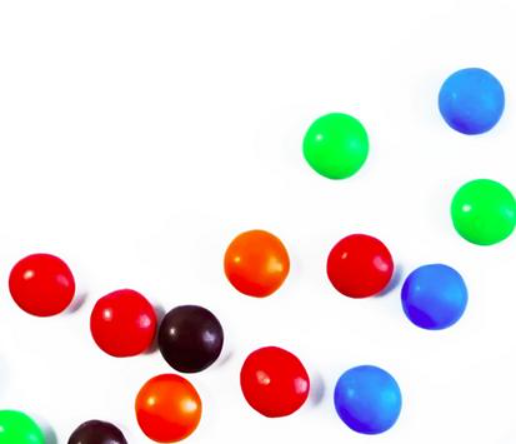
#> input picture Boundary Tracing & Hough Transform/smarties.png, 516 x 444 px; the run also reads 1 picture not shown here
$ jupyter execute 'CV Boundry Task.ipynb'
#> lines starting #> are read from the running program, lines starting #| are printed output that depends on the picture; after the words box and inside, x2 and y2 are one past the last pixel; in counts of white or black regions, pixels touching at a corner belong together
#> in hough_transform, img is the input picture: shape (444, 516, 3); mean B, G, R 219, 220.3, 228.7
#> in hough_transform, `gray = cv2.cvtColor(img, cv2.COLOR_BGR2GRAY)`:
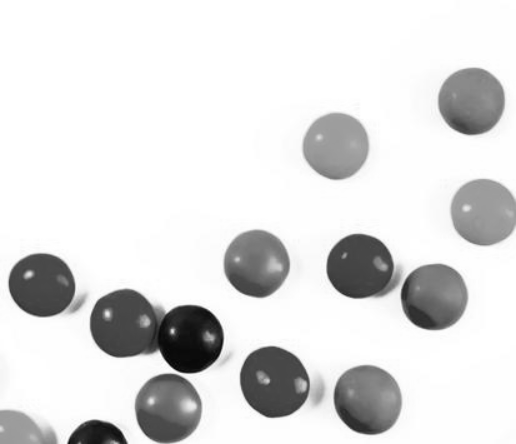
#> gray: shape (444, 516); min 4, max 255, mean 222.6
#> in hough_transform, `circles = cv2.HoughCircles(gray, cv2.HOUGH_GRADIENT, dp = 1, minDist =..`: circles = [[359.5, 266.5, 33.1], [335.5, 145.5, 32.7], [434.5, 296.5, 33.3], [470.5, 101.5, 33.8], [167.5, 407.5, 33.7], [124.5, 323.5, 35.1], [484.5, 211.5, 33.6], [255.5, 263.5, 33.1], [188.5, 338.5, 33.8], [367.5, 398.5, 33.5], [275.5, 379.5, 35.8], [42.5, 282.5, 33.5]]
#> in hough_transform, `detected_circles = np.uint16(np.around(circles))`: detected_circles = [[360, 266, 33], [336, 146, 33], [434, 296, 33], [470, 102, 34], [168, 408, 34], [124, 324, 35], [484, 212, 34], [256, 264, 33], [188, 338, 34], [368, 398, 34], [276, 380, 36], [42, 282, 34]]
#> the loop in hough_transform, `for(x, y, r) in detected_circles[0, :]:` made 12 passes
#> after the loop in hough_transform, `for(x, y, r) in detected_circles[0, :]:`:
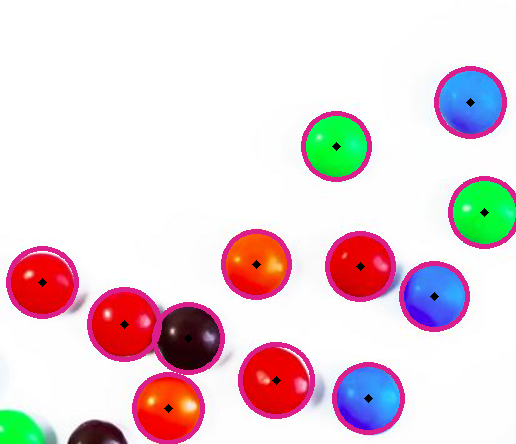
#> output: shape (444, 516, 3); 5.64% of pixels changed, all inside (x1, y1, x2, y2) = (6, 66, 516, 444)
## Authors of this A R T  :smiley:

| Name                    | Is he cool enough ?? |
|-------------------------|----------------------|
| **Mohammed El-Bushnaq** | INDEEEED             |
| Ahmed Mostafa           | NO.                  |
| Abdel-Khalek El-Fakeh   | NO.                  |
| Abdullah Shazly         | NO.                  |
| Tarek Salah             | NO.                  |

# Importing the Libraries

[cell 1]
import cv2
import numpy as np
import matplotlib.pyplot as plt

### Implementation of Boundary Tracing (cv2 is not used :))) )

[cell 2]
def binarize(name):
#> called with name = 'hough circles.jpg'
    im = cv2.imread(name)
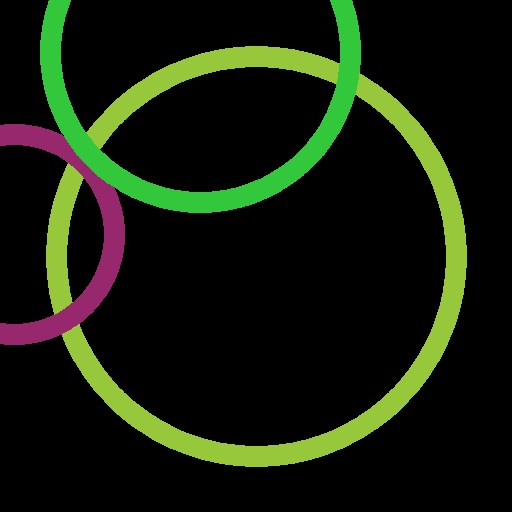
#> input picture Boundary Tracing & Hough Transform/hough circles.jpg, 512 x 512 px
#> im is the input picture: shape (512, 512, 3); mean B, G, R 11.7, 29.2, 20.7
    im = cv2.cvtColor(im, cv2.COLOR_BGR2RGB)
    im_gray = cv2.cvtColor(im, cv2.COLOR_BGR2GRAY)

    img_blur = cv2.GaussianBlur(im_gray, (7, 7), sigmaX=0, sigmaY=0)
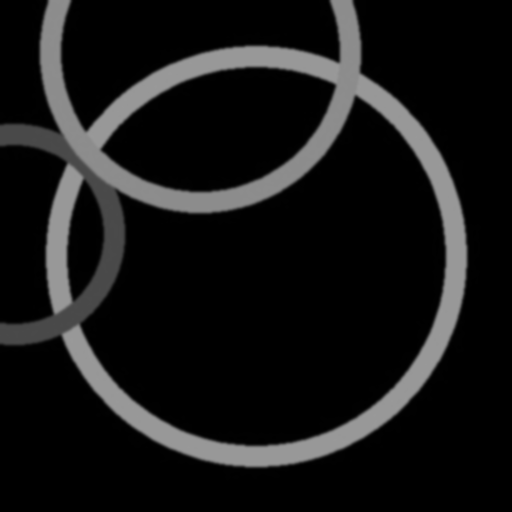
#> img_blur: shape (512, 512); min 0, max 153, mean 23
    edges = cv2.Canny(image=img_blur, threshold1=100, threshold2=200)
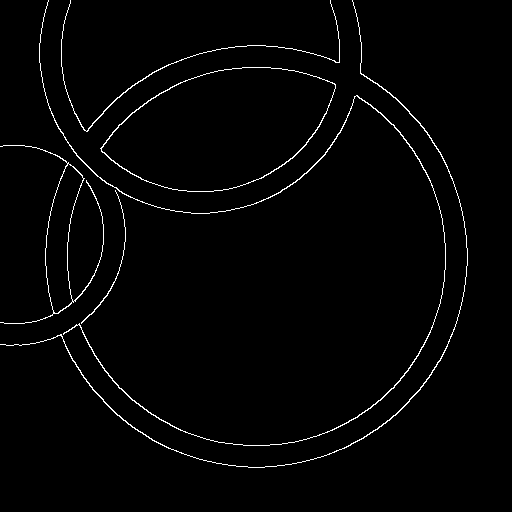
#> edges: shape (512, 512); 1.8% white in thin lines or dots, all inside (x1, y1, x2, y2) = (0, 0, 468, 468)
    type(edges)
    test = edges
    plt.subplot(1, 2, 1)
    plt.imshow(edges, cmap=plt.get_cmap('gray'))
    plt.title('Binary Image')
    return edges


def detectedges(binaryimage):
    edgespixels = np.where(binaryimage == 255)             #extract the edges (white pixels)  --> 2 lists (x, y coords)
#> edgespixels = 4600 positions, rows 0 to 467, columns 0 to 467
    edgespixelslis = [(edgespixels[0][i], edgespixels[1][i]) for i in range(0, len(edgespixels[0]))]
#> edgespixelslis = 4600 pairs, first value 0 to 467, second value 0 to 467
    setA = set(edgespixelslis)
#> setA = 4600 items
    dire = 7
    pn1 = None                                             #Next scanned pixel
    dirval = [(1, 0), (1, 1), (0, 1), (-1, 1), (-1, 0), (-1, -1), (0, -1), (1, -1)]
    clust = []                                             #loop over data
    clusts = []                                            #Appending after the for loop
    for pixel in setA:
        oldpixel = (0, 0)
        newpixel = (0, 0)
        pn = pixel
        while (pn != oldpixel) and (pn1 != newpixel):      #pn current scanned pixel
            clust.append(pn)
            if dire % 2 == 0:
                dire = (dire + 7) % 8
            else:
                dire = (dire + 6) % 8
            for k in range(len(dirval)):
                j = (dire + k) % 8
                try:
                    pn1 = (pn[0] + dirval[j][0], pn[1] + dirval[j][1])
                    if binaryimage[pn1] == binaryimage[pn]:       #Accessing the 2-D array
                        if oldpixel == newpixel:                  #initiale cond
                            oldpixel = pn
                            newpixel = pn1
                        pn = pn1
                        clust.append(pn)
                        break
                except:
                    pass
        clusts.append(clust)
        setB = set(clust)
        setA = setA.difference(setB)
        clust = []
#> this loop made 4600 passes
#> after the loop, clusts = 4600 items; dire = 7; setA = 0 items
    x = []
    y = []
    for ele in clusts:
        x.append(ele[0][0])
        y.append(ele[0][1])
#> this loop made 4600 passes
#> ele on passes 1 to 3: [(467, 258), (467, 257)], [(43, 339), (42, 339)], [(84, 377), (85, 378)]
#> after the loop, x = 4600 values, max 467 at index 0, min 0 at index 232, mean 226.8; y = 4600 values, max 467 at index 99, min 0 at index 201, mean 220.8
    plt.subplot(1, 2, 2)
    plt.imshow(edges1, cmap=plt.get_cmap('gray'))
    plt.scatter(y, x, s=7)

### Boundary Tracing using CV2 Libarary :

[cell 3]
# Drawing Shapes
def ImageProcessing():
    image = np.zeros((512, 512, 3), np.uint8)
    cv2.circle(image, (256,256), 200, (60,200,151), 20)
    cv2.circle(image, (14,234), 100, (110,40,151), 20)
    cv2.circle(image, (200,52), 150, (60,200,51), 20)

    plt.figure(figsize = (10,10))
    plt.imshow(image)
# [5 lines of commented-out code are left out]
    img_gray = cv2.cvtColor(image, cv2.COLOR_BGR2GRAY)

    # apply binary thresholding
    ret, thresh = cv2.threshold(img_gray, 150, 255, cv2.THRESH_BINARY)

    plt.imshow(thresh)
#     # visualize the binary image
#     cv2.imshow('Binary image', thresh)

#     cv2.waitKey(0)
#     cv2.imwrite('image_thres1.jpg', thresh)     #Write the img
#     cv2.destroyAllWindows()


def ImageProc2():
    # to actually visualize the effect of `CHAIN_APPROX_SIMPLE`, we need a proper image
    image1 = cv2.imread('image_thres1.jpg')
    height, width, channels = image1.shape
    image = np.zeros((height, width, channels), np.uint8)
    img_gray1 = cv2.cvtColor(image1, cv2.COLOR_BGR2GRAY)

    ret, thresh1 = cv2.threshold(img_gray1, 150, 255, cv2.THRESH_BINARY)
    contours2, hierarchy2 = cv2.findContours(thresh1, cv2.RETR_TREE,
                                                   cv2.CHAIN_APPROX_SIMPLE)

    cv2.drawContours(image, contours2, -1, (255, 255, 255), 2, cv2.LINE_AA)
    plt.figure(figsize = (10,10))
    plt.imshow(image)

    image_copy2 = image1.copy()
    cv2.drawContours(image_copy2, contours2, -1, (0, 255, 0), 2, cv2.LINE_AA)
    plt.imshow(image_copy2)
#     cv2.imshow('SIMPLE Approximation contours', image_copy2)
#     cv2.waitKey(0)
    image_copy3 = image1.copy()
    for i, contour in enumerate(contours2): # loop over one contour area
       for j, contour_point in enumerate(contour): # loop over the points
           # draw a circle on the current contour coordinate
           cv2.circle(image_copy3, ((contour_point[0][0], contour_point[0][1])), 2, (0, 255, 0), 2, cv2.LINE_AA)
    # see the results
    plt.imshow(image_copy3)
# [4 lines of commented-out code are left out]

# Hough Transform Using cv2

[cell 4]
def hough_transform(min_cntr_dst):
    img = cv2.imread('smarties.png')
    output = img.copy()

    gray = cv2.cvtColor(img, cv2.COLOR_BGR2GRAY)
    gray = cv2.medianBlur(gray, 5)
    circles = cv2.HoughCircles(gray, cv2.HOUGH_GRADIENT, dp = 1, minDist = min_cntr_dst,       #x, y, R
              param1 = 100, param2 = 30, minRadius = 0, maxRadius = 0)                        #if mR <0 returns only the center

    detected_circles = np.uint16(np.around(circles)) #Casting to uint16

    for(x, y, r) in detected_circles[0, :]:
        cv2.circle(output, (x, y), r ,(140, 30, 220), 3)
        cv2.circle(output, (x, y), 2 ,(0, 0, 0), 3)       #Center --> as rad is very small (2)

    plt.imshow(output)
#     plt.imshow('output', output) #for a new tab :)
#     cv2.waitKey(0)
#     cv2.destroyAllWindows()

## HoughCircles Arguments Explaination

## Test the Code :)))

#### Hough Circles

[cell 5]
hough_transform(50) #50 in MinDist arg

#### Boundary Tracing

[cell 6]
edges1 = binarize("hough circles.jpg")
detectedges(edges1)
plt.show()
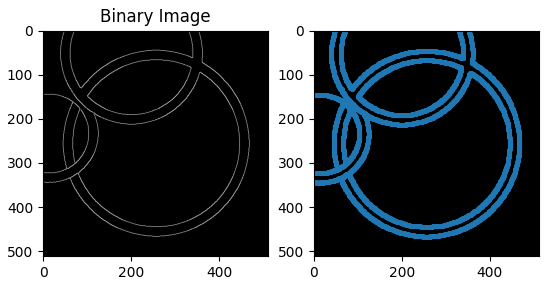
#> figure drawn by matplotlib, 2 panels

#### Boundary Tracing

[cell 7]
ImageProcessing()
#> in ImageProcessing, `ret, thresh = cv2.threshold(img_gray, 150, 255, cv2.THRESH_BINARY)`:
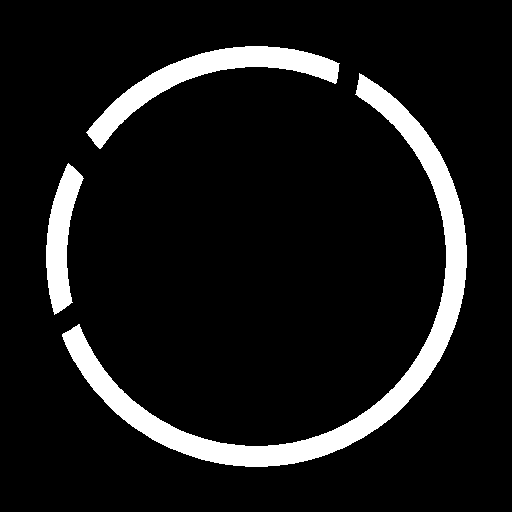
#> thresh: shape (512, 512); 9.4% white; 3 white regions
ImageProc2()
#> in ImageProc2, `contours2, hierarchy2 = cv2.findContours(thresh1, cv2.RETR_TREE, cv2.C..`: contours2 = 3 contours; box (x1, y1, x2, y2) and area: (62, 73, 467, 467) 15262, (86, 46, 340, 149) 5516, (46, 163, 84, 315) 2832
#> in ImageProc2, `cv2.drawContours(image, contours2, -1, (255, 255, 255), 2, cv2.LINE_AA)`:
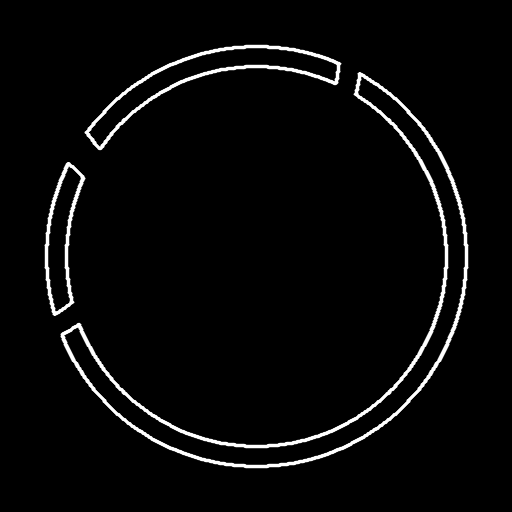
#> image: shape (512, 512, 3); min 0, max 255, mean 8.8
#> in ImageProc2, `cv2.drawContours(image_copy2, contours2, -1, (0, 255, 0), 2, cv2.LINE_..`:
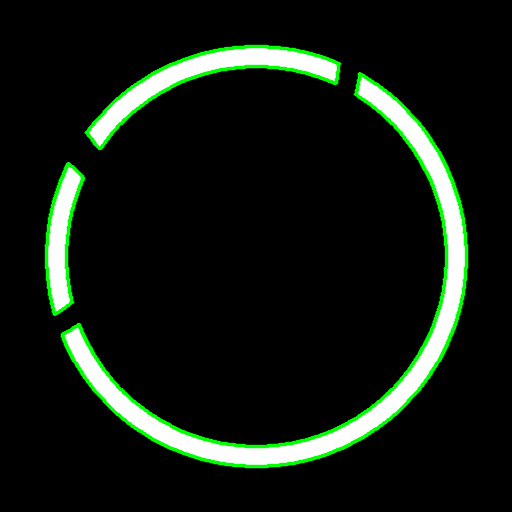
#> image_copy2: shape (512, 512, 3); mean B, G, R 18.6, 27.4, 18.6
#> the loop in ImageProc2, `for i, contour in enumerate(contours2):` made 3 passes
#> after the loop in ImageProc2, `for i, contour in enumerate(contours2):`:
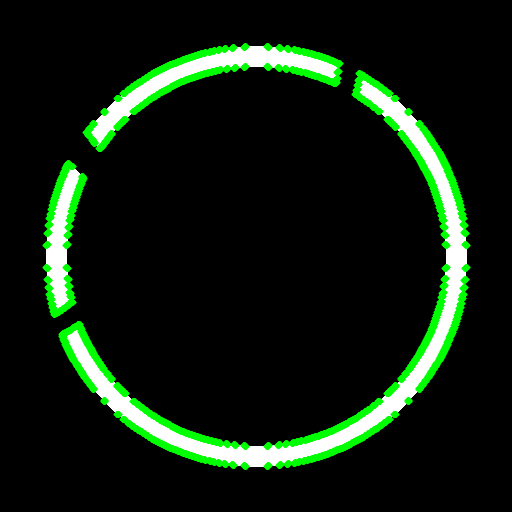
#> image_copy3: shape (512, 512, 3); mean B, G, R 15.9, 30.5, 15.9
